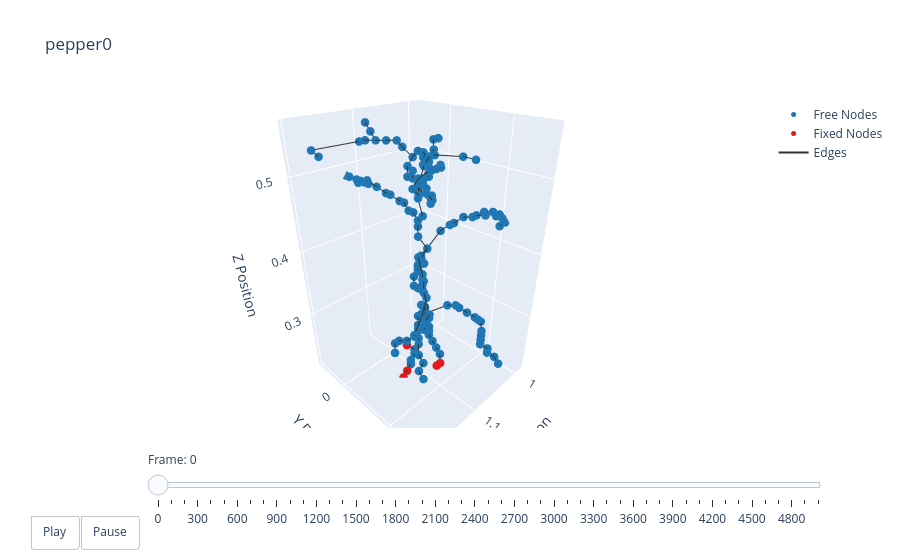

Notebook cell for this chart:
### Markdown cell above
### Plotting

### Code cell
t = np.arange(robot.sim_params.total_time, step=robot.sim_params.dt)
options = dismech.AnimationOptions(title=plant_name, plot_step=robot.sim_params.plot_step)

fig = dismech.get_interactive_animation_plotly(robot, t, qs , options)
fig.show()

### Figure 1 — Plotly figure (JSON) as saved in the notebook; plotly's stock layout.template omitted (floating-point values rounded to 4 significant figures; data arrays with more than 128 entries replaced by an {"elided": "..."} marker saying what was removed)
{"data": [{"marker": {"color": "#1f78b4", "size": 5}, "mode": "markers", "name": "Free Nodes", "type": "scatter3d", "x": {"elided": "170 float values"}, "y": {"elided": "170 float values"}, "z": {"elided": "170 float values"}}, {"marker": {"color": "#e31a1c", "size": 5}, "mode": "markers", "name": "Fixed Nodes", "type": "scatter3d", "x": [1.128, 1.12, 1.072, 1.08, 1.112], "y": [0.05033, 0.05033, 0.07433, 0.07433, 0.04233], "z": [0.2049, 0.2129, 0.2129, 0.2129, 0.2529]}, {"line": {"color": "#333333", "width": 2}, "mode": "lines", "name": "Edges", "type": "scatter3d", "x": {"elided": "522 float values"}, "y": {"elided": "522 float values"}, "z": {"elided": "522 float values"}}, {"color": "rgba(166, 206, 227, 0.7)", "i": [], "j": [], "k": [], "name": "Faces", "opacity": 0.7, "showscale": false, "type": "mesh3d", "x": {"elided": "175 float values"}, "y": {"elided": "175 float values"}, "z": {"elided": "175 float values"}}], "layout": {"scene": {"camera": {"eye": {"x": 1.225, "y": 1.225, "z": 1.0}}, "xaxis": {"range": [0.9806, 1.204], "title": {"text": "X Position"}}, "yaxis": {"range": [-0.0621, 0.1632], "title": {"text": "Y Position"}}, "zaxis": {"range": [0.2049, 0.565], "title": {"text": "Z Position"}}}, "sliders": [{"currentvalue": {"prefix": "Frame: "}, "steps": [{"args": [["0"], {"frame": {"duration": 50, "redraw": true}, "mode": "immediate"}], "label": "0", "method": "animate"}, {"args": [["1"], {"frame": {"duration": 50, "redraw": true}, "mode": "immediate"}], "label": "100", "method": "animate"}, {"args": [["2"], {"frame": {"duration": 50, "redraw": true}, "mode": "immediate"}], "label": "200", "method": "animate"}, {"args": [["3"], {"frame": {"duration": 50, "redraw": true}, "mode": "immediate"}], "label": "300", "method": "animate"}, {"args": [["4"], {"frame": {"duration": 50, "redraw": true}, "mode": "immediate"}], "label": "400", "method": "animate"}, {"args": [["5"], {"frame": {"duration": 50, "redraw": true}, "mode": "immediate"}], "label": "500", "method": "animate"}, {"args": [["6"], {"frame": {"duration": 50, "redraw": true}, "mode": "immediate"}], "label": "600", "method": "animate"}, {"args": [["7"], {"frame": {"duration": 50, "redraw": true}, "mode": "immediate"}], "label": "700", "method": "animate"}, {"args": [["8"], {"frame": {"duration": 50, "redraw": true}, "mode": "immediate"}], "label": "800", "method": "animate"}, {"args": [["9"], {"frame": {"duration": 50, "redraw": true}, "mode": "immediate"}], "label": "900", "method": "animate"}, {"args": [["10"], {"frame": {"duration": 50, "redraw": true}, "mode": "immediate"}], "label": "1000", "method": "animate"}, {"args": [["11"], {"frame": {"duration": 50, "redraw": true}, "mode": "immediate"}], "label": "1100", "method": "animate"}, {"args": [["12"], {"frame": {"duration": 50, "redraw": true}, "mode": "immediate"}], "label": "1200", "method": "animate"}, {"args": [["13"], {"frame": {"duration": 50, "redraw": true}, "mode": "immediate"}], "label": "1300", "method": "animate"}, {"args": [["14"], {"frame": {"duration": 50, "redraw": true}, "mode": "immediate"}], "label": "1400", "method": "animate"}, {"args": [["15"], {"frame": {"duration": 50, "redraw": true}, "mode": "immediate"}], "label": "1500", "method": "animate"}, {"args": [["16"], {"frame": {"duration": 50, "redraw": true}, "mode": "immediate"}], "label": "1600", "method": "animate"}, {"args": [["17"], {"frame": {"duration": 50, "redraw": true}, "mode": "immediate"}], "label": "1700", "method": "animate"}, {"args": [["18"], {"frame": {"duration": 50, "redraw": true}, "mode": "immediate"}], "label": "1800", "method": "animate"}, {"args": [["19"], {"frame": {"duration": 50, "redraw": true}, "mode": "immediate"}], "label": "1900", "method": "animate"}, {"args": [["20"], {"frame": {"duration": 50, "redraw": true}, "mode": "immediate"}], "label": "2000", "method": "animate"}, {"args": [["21"], {"frame": {"duration": 50, "redraw": true}, "mode": "immediate"}], "label": "2100", "method": "animate"}, {"args": [["22"], {"frame": {"duration": 50, "redraw": true}, "mode": "immediate"}], "label": "2200", "method": "animate"}, {"args": [["23"], {"frame": {"duration": 50, "redraw": true}, "mode": "immediate"}], "label": "2300", "method": "animate"}, {"args": [["24"], {"frame": {"duration": 50, "redraw": true}, "mode": "immediate"}], "label": "2400", "method": "animate"}, {"args": [["25"], {"frame": {"duration": 50, "redraw": true}, "mode": "immediate"}], "label": "2500", "method": "animate"}, {"args": [["26"], {"frame": {"duration": 50, "redraw": true}, "mode": "immediate"}], "label": "2600", "method": "animate"}, {"args": [["27"], {"frame": {"duration": 50, "redraw": true}, "mode": "immediate"}], "label": "2700", "method": "animate"}, {"args": [["28"], {"frame": {"duration": 50, "redraw": true}, "mode": "immediate"}], "label": "2800", "method": "animate"}, {"args": [["29"], {"frame": {"duration": 50, "redraw": true}, "mode": "immediate"}], "label": "2900", "method": "animate"}, {"args": [["30"], {"frame": {"duration": 50, "redraw": true}, "mode": "immediate"}], "label": "3000", "method": "animate"}, {"args": [["31"], {"frame": {"duration": 50, "redraw": true}, "mode": "immediate"}], "label": "3100", "method": "animate"}, {"args": [["32"], {"frame": {"duration": 50, "redraw": true}, "mode": "immediate"}], "label": "3200", "method": "animate"}, {"args": [["33"], {"frame": {"duration": 50, "redraw": true}, "mode": "immediate"}], "label": "3300", "method": "animate"}, {"args": [["34"], {"frame": {"duration": 50, "redraw": true}, "mode": "immediate"}], "label": "3400", "method": "animate"}, {"args": [["35"], {"frame": {"duration": 50, "redraw": true}, "mode": "immediate"}], "label": "3500", "method": "animate"}, {"args": [["36"], {"frame": {"duration": 50, "redraw": true}, "mode": "immediate"}], "label": "3600", "method": "animate"}, {"args": [["37"], {"frame": {"duration": 50, "redraw": true}, "mode": "immediate"}], "label": "3700", "method": "animate"}, {"args": [["38"], {"frame": {"duration": 50, "redraw": true}, "mode": "immediate"}], "label": "3800", "method": "animate"}, {"args": [["39"], {"frame": {"duration": 50, "redraw": true}, "mode": "immediate"}], "label": "3900", "method": "animate"}, {"args": [["40"], {"frame": {"duration": 50, "redraw": true}, "mode": "immediate"}], "label": "4000", "method": "animate"}, {"args": [["41"], {"frame": {"duration": 50, "redraw": true}, "mode": "immediate"}], "label": "4100", "method": "animate"}, {"args": [["42"], {"frame": {"duration": 50, "redraw": true}, "mode": "immediate"}], "label": "4200", "method": "animate"}, {"args": [["43"], {"frame": {"duration": 50, "redraw": true}, "mode": "immediate"}], "label": "4300", "method": "animate"}, {"args": [["44"], {"frame": {"duration": 50, "redraw": true}, "mode": "immediate"}], "label": "4400", "method": "animate"}, {"args": [["45"], {"frame": {"duration": 50, "redraw": true}, "mode": "immediate"}], "label": "4500", "method": "animate"}, {"args": [["46"], {"frame": {"duration": 50, "redraw": true}, "mode": "immediate"}], "label": "4600", "method": "animate"}, {"args": [["47"], {"frame": {"duration": 50, "redraw": true}, "mode": "immediate"}], "label": "4700", "method": "animate"}, {"args": [["48"], {"frame": {"duration": 50, "redraw": true}, "mode": "immediate"}], "label": "4800", "method": "animate"}, {"args": [["49"], {"frame": {"duration": 50, "redraw": true}, "mode": "immediate"}], "label": "4900", "method": "animate"}, {"args": [["50"], {"frame": {"duration": 50, "redraw": true}, "mode": "immediate"}], "label": "4999", "method": "animate"}], "transition": {"duration": 0}, "x": 0.1, "y": 0}], "title": {"text": "pepper0"}, "updatemenus": [{"buttons": [{"args": [null, {"frame": {"duration": 50, "redraw": true}, "fromcurrent": true}], "label": "Play", "method": "animate"}, {"args": [[null], {"frame": {"duration": 0, "redraw": true}, "mode": "immediate"}], "label": "Pause", "method": "animate"}], "direction": "left", "pad": {"r": 10, "t": 87}, "showactive": false, "type": "buttons", "x": 0.1, "xanchor": "right", "y": 0, "yanchor": "top"}]}}
